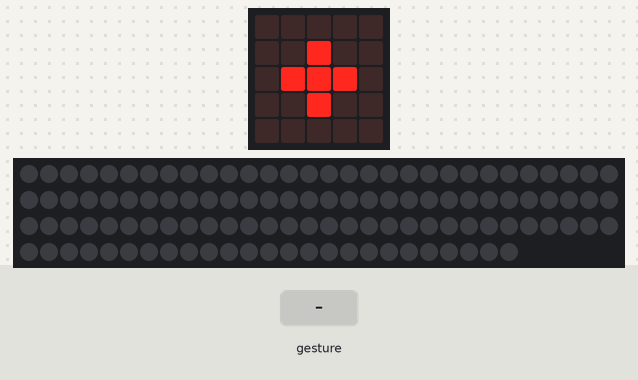
This program was run on a simulated BBC micro:bit (MakeCode). Shown: the board's 5×5 LED display, 115 RGB LEDs in strip order, left to right, continuing on the next row. The inputs (shaded band) are chosen by the test bench. Dim RGB values are drawn brighter than linear; a tilt is held for 1.5 s and a shake lasts 1 s, then the board lies face up again.

Above: at 1.9 s.
2.0 s: gesture 'logo up'
At 2.4 s:
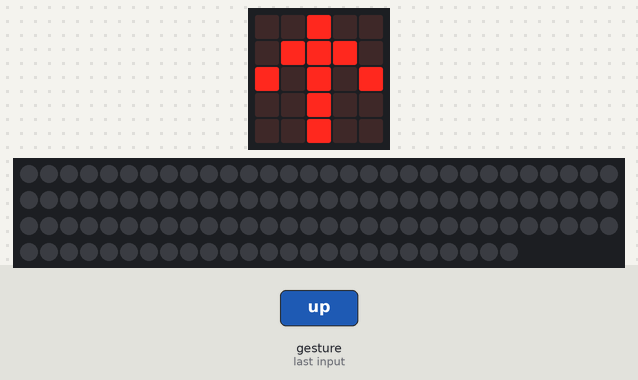
8.0 s: gesture 'logo up'
At 10.24 s:
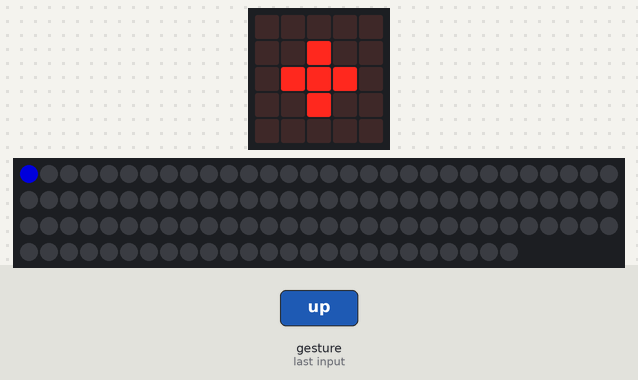
At 30.1 s:
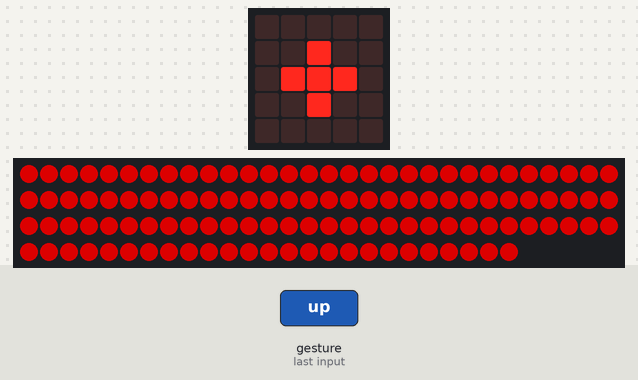

Measured:
- after the input at 2.0 s, the display: changes after 0.10 s (image 1)
- what the display in image 1 shows lasts 1.5 s, from 2.1 s to 3.6 s

The program:

main.ts
```typescript
input.onGesture(Gesture.LogoUp, function () {
    basic.showLeds(`
        . . # . .
        . # # # .
        # . # . #
        . . # . .
        . . # . .
        `)
    basic.pause(delaiAvtMontee)
    for (let index = 0; index < nbLeds; index++) {
        strip.shift(1)
        strip.setPixelColor(0, neopixel.colors(NeoPixelColors.Blue))
        strip.show()
        basic.pause(pauseMonteeEntreLed)
    }
    basic.pause(2000)
    strip.showColor(neopixel.colors(NeoPixelColors.Red))
    strip.show()
    basic.pause(5000)
    for (let index = 0; index < nbRepetStrobo; index++) {
        strip.showColor(neopixel.colors(NeoPixelColors.Black))
        strip.show()
        basic.pause(100)
        strip.showColor(neopixel.colors(NeoPixelColors.White))
        strip.show()
        basic.pause(100)
    }
    strip.showColor(neopixel.colors(NeoPixelColors.Black))
    strip.show()
})
input.onGesture(Gesture.ScreenUp, function () {
    basic.showLeds(`
        . . . . .
        . . # . .
        . # # # .
        . . # . .
        . . . . .
        `)
    strip.showColor(neopixel.colors(NeoPixelColors.Black))
    strip.show()
})
let nbRepetStrobo = 0
let pauseMonteeEntreLed = 0
let delaiAvtMontee = 0
let strip: neopixel.Strip = null
let nbLeds = 0
basic.showLeds(`
    # # . . #
    # . . # .
    # # . # .
    # . . # .
    # # . . #
    `)
nbLeds = 115
strip = neopixel.create(DigitalPin.P0, nbLeds, NeoPixelMode.RGB)
basic.pause(100)
strip.setBrightness(150)
basic.pause(100)
strip.showColor(neopixel.colors(NeoPixelColors.Black))
basic.pause(100)
strip.show()
delaiAvtMontee = 5000
let dureeMontee = 20000
pauseMonteeEntreLed = dureeMontee / nbLeds
let dureeStrobo = 2000
nbRepetStrobo = dureeStrobo / 100
```

test.ts
```typescript
// les tests vont ici ; cela ne sera pas compilé si ce paquet est utilisé en tant qu'extension.
```
